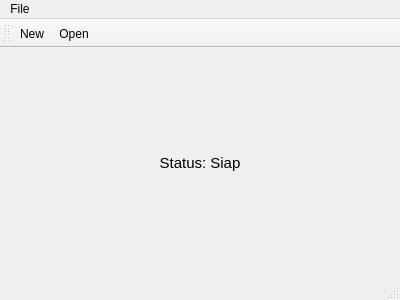
<?xml version="1.0" encoding="UTF-8"?>
<ui version="4.0">
 <class>MainWindow</class>
 <widget class="QMainWindow" name="MainWindow">
  <property name="geometry">
   <rect>
    <x>0</x>
    <y>0</y>
    <width>400</width>
    <height>300</height>
   </rect>
  </property>
  <property name="windowTitle">
   <string>Aplikasi Menu dan Toolbar</string>
  </property>
  <widget class="QWidget" name="centralwidget">
   <layout class="QVBoxLayout" name="verticalLayout">
    <item>
     <widget class="QLabel" name="labelStatus">
      <property name="font">
       <font>
        <pointsize>11</pointsize>
       </font>
      </property>
      <property name="text">
       <string>Status: Siap</string>
      </property>
      <property name="alignment">
       <set>Qt::AlignCenter</set>
      </property>
     </widget>
    </item>
   </layout>
  </widget>
  <widget class="QMenuBar" name="menubar">
   <property name="geometry">
    <rect>
     <x>0</x>
     <y>0</y>
     <width>400</width>
     <height>21</height>
    </rect>
   </property>
   <widget class="QMenu" name="menuFile">
    <property name="title">
     <string>File</string>
    </property>
    <addaction name="actionNew"/>
    <addaction name="actionOpen"/>
    <addaction name="separator"/>
    <addaction name="actionExit"/>
   </widget>
   <addaction name="menuFile"/>
  </widget>
  <widget class="QStatusBar" name="statusbar"/>
  <widget class="QToolBar" name="toolBar">
   <property name="windowTitle">
    <string>toolBar</string>
   </property>
   <attribute name="toolBarArea">
    <enum>TopToolBarArea</enum>
   </attribute>
   <attribute name="toolBarBreak">
    <bool>false</bool>
   </attribute>
   <addaction name="actionNew"/>
   <addaction name="actionOpen"/>
  </widget>
  <action name="actionNew">
   <property name="text">
    <string>New</string>
   </property>
  </action>
  <action name="actionOpen">
   <property name="text">
    <string>Open</string>
   </property>
  </action>
  <action name="actionExit">
   <property name="text">
    <string>Exit</string>
   </property>
  </action>
 </widget>
 <resources/>
 <connections/>
</ui>
